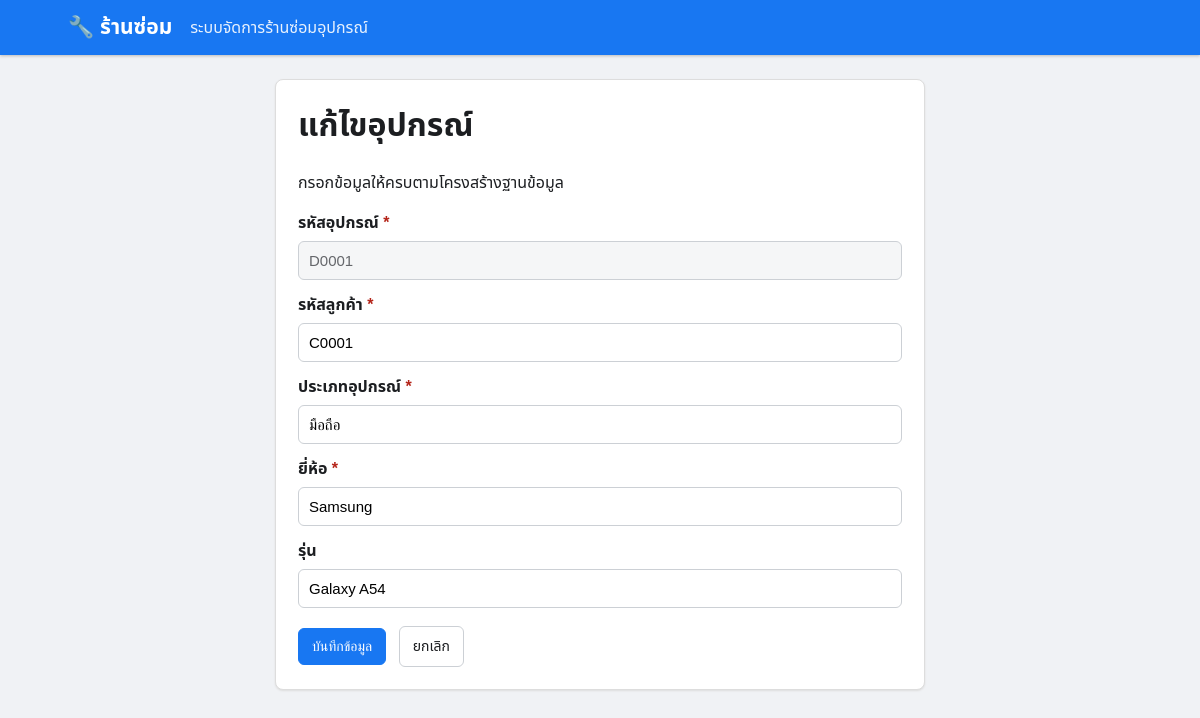
/edit/DEVICE/D0001, run on the app's committed database.
### tables this page shows
CREATE TABLE DEVICE (
 DEVICE_ID CHAR(5) PRIMARY KEY,
 CUSTOMER_ID CHAR(5) NOT NULL,
 DEVICE_TYPE VARCHAR(50) NOT NULL,
 BRAND VARCHAR(50) NOT NULL,
 MODEL VARCHAR(50),
 FOREIGN KEY (CUSTOMER_ID) REFERENCES CUSTOMER(CUSTOMER_ID)
);

### app.py (the view, shortened to what this page needs)
@app.route("/edit/<table>/<path:pk_vals>", methods=["GET", "POST"])
def edit(table, pk_vals):
    if table not in FORMS: return "ไม่พบแบบฟอร์ม", 404
    fields = FORMS[table]
    pks = PRIMARY_KEYS.get(table, [])
    pk_list = pk_vals.split("/")
    if len(pk_list) != len(pks):
        return "รหัสไม่ถูกต้อง", 400
    where_clause = " AND ".join(f"{pk}=?" for pk in pks)
    con = db()
    row = con.execute(f"SELECT * FROM {table} WHERE {where_clause}", pk_list).fetchone()
    con.close()
    if not row: return "ไม่พบข้อมูล", 404
    return render_template("form.html", table=table, title=TABLES[table][0],
                           fields=fields, mode="edit", row=row, pks=PRIMARY_KEYS.get(table, []))

### app.py (called while the page is built)
def db():
    con = sqlite3.connect(DB)
    con.row_factory = sqlite3.Row
    con.execute("PRAGMA foreign_keys = ON")
    return con

### templates/form.html (shortened to what this page needs)
{% extends "base.html" %}{% block content %}
<div class="formbox">
  <h1>{% if mode == 'edit' %}แก้ไข{% else %}เพิ่ม{% endif %}{{ title }}</h1>
  <p>กรอกข้อมูลให้ครบตามโครงสร้างฐานข้อมูล</p>
  <form method="post">
    {% for key, label, required, ftype, options in fields %}
    <label>
      {{ label }}{% if required %} <span class="req">*</span>{% endif %}
      {% if ftype == 'date' %}
        <input name="{{ key }}" type="date" {% if required %}required{% endif %} value="{{ row[key] if row and row[key] else '' }}">
      {% elif ftype == 'decimal' %}
        <input name="{{ key }}" type="number" step="0.01" {% if required %}required{% endif %} value="{{ row[key] if row and row[key] else '' }}">
      {% elif ftype == 'number' %}
        <input name="{{ key }}" type="number" min="0" {% if required %}required{% endif %} value="{{ row[key] if row and row[key] else '' }}">
      {% else %}
        <input name="{{ key }}" type="text" {% if required %}required{% endif %} value="{{ row[key] if row and row[key] else '' }}" {% if mode == 'edit' and key in pks %}readonly{% endif %}>
      {% endif %}
    </label>
    {% endfor %}
    <div class="form-actions">
      <button class="btn primary" type="submit">บันทึกข้อมูล</button>
      <a class="btn" href="{{ url_for('table_view', table=table) }}">ยกเลิก</a>
    </div>
  </form>
</div>
{% endblock %}

### static/style.css (style rules this page uses)
* { box-sizing: border-box; }
body { margin: 0; background: #f0f2f5; color: #1c1e21; font-family: Arial, "Noto Sans Thai", sans-serif; }
.hero, .card, .formbox, .tablewrap { background: white; border: 1px solid #ddd; border-radius: 8px; box-shadow: 0 1px 2px #ddd; }
.btn { display: inline-block; padding: 9px 13px; border-radius: 6px; border: 1px solid #ccd0d5; background: #fff; color: #1c1e21; text-decoration: none; margin-left: 6px; cursor: pointer; font-size: 14px; }
.btn.primary { background: #1877f2; color: white; border-color: #1877f2; }
.formbox { max-width: 650px; margin: auto; padding: 22px; }
.formbox h1 { margin-top: 0; }
label { display: block; font-weight: 600; margin: 13px 0; }
.req { color: #b42318; }
input, select { display: block; width: 100%; margin-top: 6px; padding: 10px; border: 1px solid #ccd0d5; border-radius: 6px; font-size: 15px; }
input[readonly] { background: #f5f6f7; color: #65676b; cursor: not-allowed; }
.form-actions { margin-top: 18px; }
.form-actions .btn { margin: 0 8px 0 0; }

### data on the page
DEVICE: DEVICE_ID "D0001" "C0001" "มือถือ" "Samsung" "Galaxy A54"

### other printed values
{{ title }} "อุปกรณ์"
{{ label }} "รหัสอุปกรณ์" "รหัสลูกค้า" "ประเภทอุปกรณ์" "ยี่ห้อ" "รุ่น"
